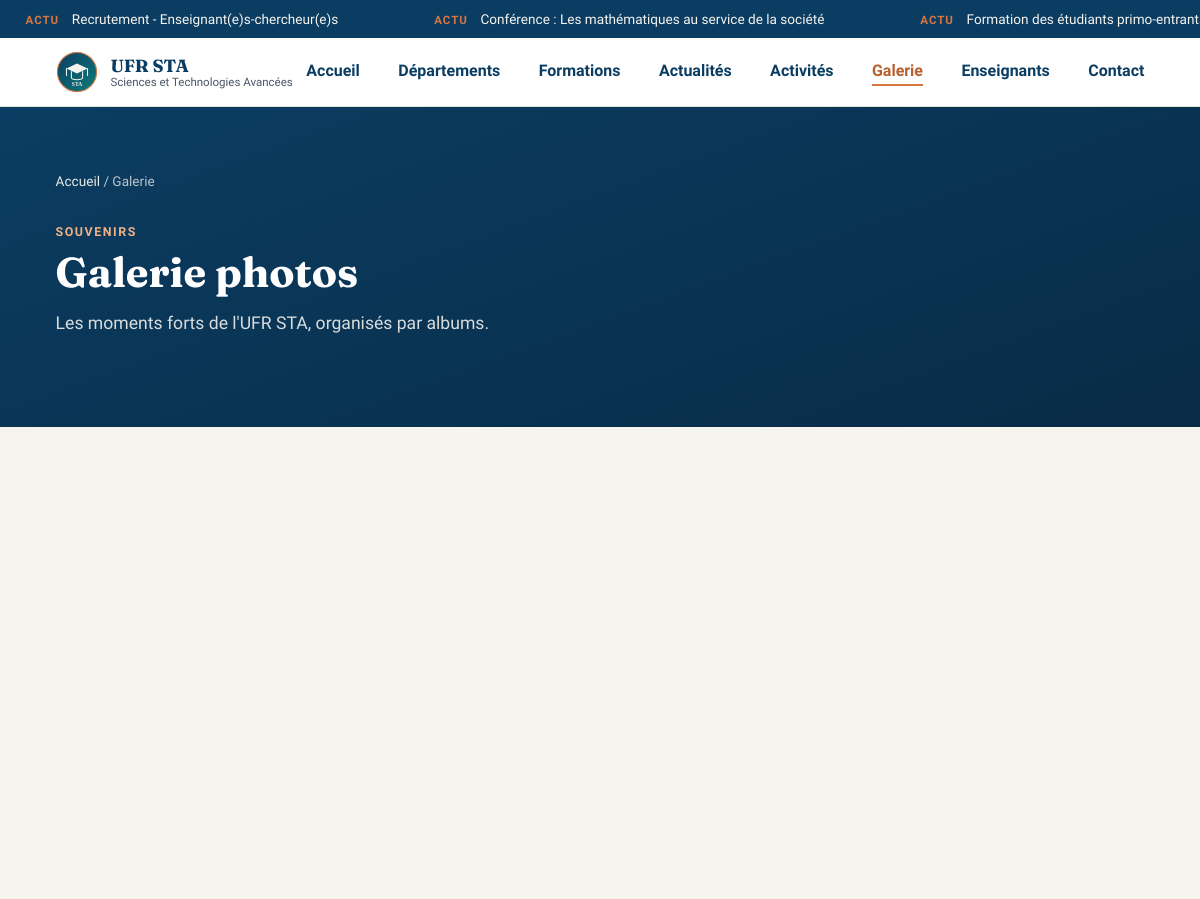
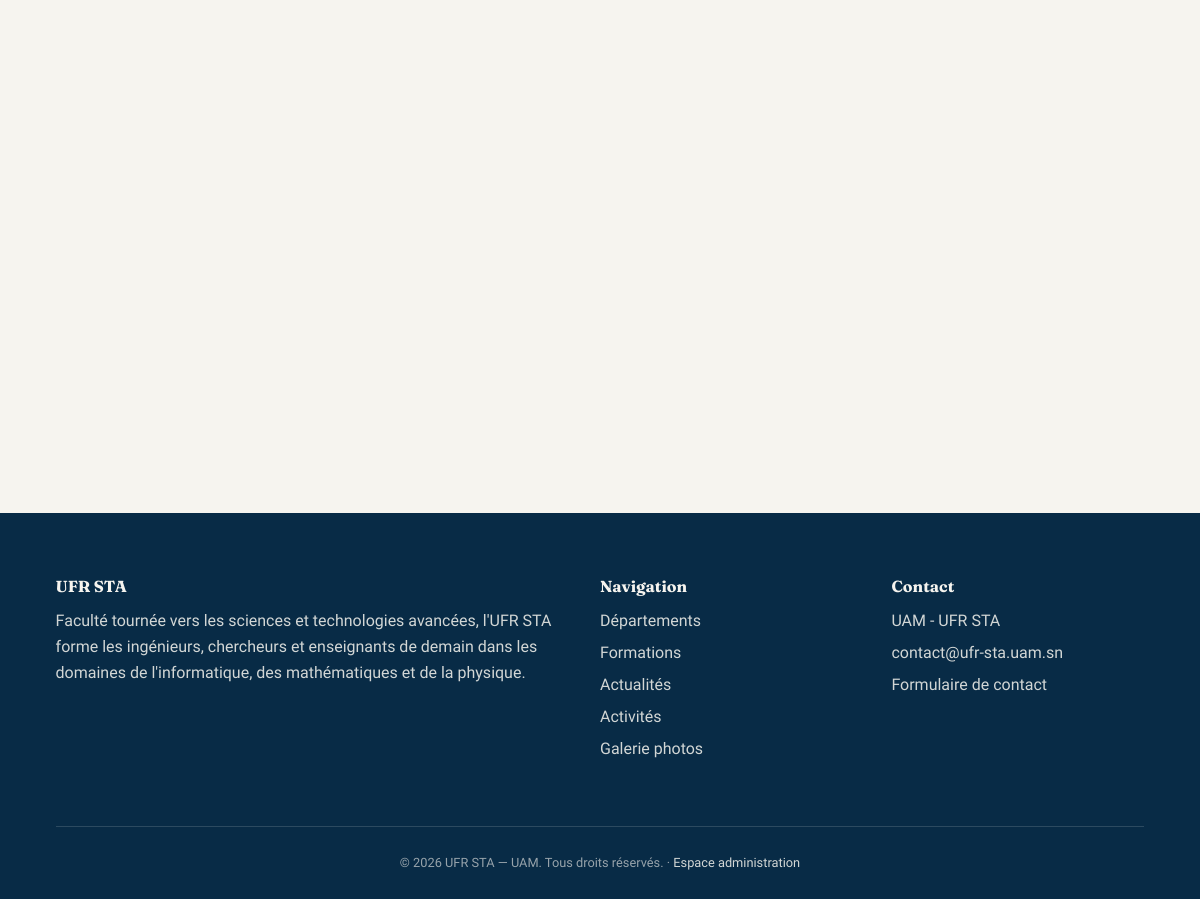
Page /galerie on the committed database (2 pictures, top to bottom).
### tables this page shows
CREATE TABLE actualites (
    id                INTEGER PRIMARY KEY AUTOINCREMENT,
    titre             TEXT NOT NULL,
    date_publication  TEXT NOT NULL,
    description       TEXT,
    photo             TEXT,
    categorie         TEXT DEFAULT 'actualite'
);

### backend/app.py (the view)
@app.route("/galerie")
def galerie():
    albums = query_db("SELECT * FROM albums ORDER BY date_album DESC")
    albums_avec_couverture = []
    for album in albums:
        couverture = query_db(
            "SELECT filename FROM album_photos WHERE album_id = ? LIMIT 1",
            (album["id"],),
            one=True,
        )
        albums_avec_couverture.append(
            {**dict(album), "couverture": couverture["filename"] if couverture else "placeholder.svg"}
        )
    return render_template("galerie.html", albums=albums_avec_couverture)

### backend/app.py (called while the page is built)
def get_db():
    if "db" not in g:
        g.db = sqlite3.connect(app.config["DATABASE"])
        g.db.row_factory = sqlite3.Row
        g.db.execute("PRAGMA foreign_keys = ON")
    return g.db

def query_db(query, args=(), one=False):
    cur = get_db().execute(query, args)
    rows = cur.fetchall()
    cur.close()
    return (rows[0] if rows else None) if one else rows

@app.context_processor
def inject_globals():
    ticker_items = query_db(
        "SELECT id, titre FROM actualites ORDER BY date_publication DESC LIMIT 6"
    )
    return {
        "current_year": datetime.now().year,
        "nom_ufr": "UFR Sciences et Technologies Avancées (STA)",
        "ticker_items": ticker_items,
    }

### templates/galerie.html (shortened to what this page needs)
{% extends "base.html" %}
{% block content %}
<section class="hero hero--page">
  <div class="container">
    <div class="breadcrumb"><a href="{{ url_for('index') }}">Accueil</a> / Galerie</div>
    <span class="eyebrow eyebrow--accent">Souvenirs</span>
    <h1>Galerie photos</h1>
    <p>Les moments forts de l'UFR STA, organisés par albums.</p>
  </div>
</section>
<section class="section">
  <div class="container">
    {% if albums %}
    <div class="grid grid--3">
    </div>
    {% else %}
    <p class="empty-state">Aucun album publié pour le moment.</p>
    {% endif %}
  </div>
</section>
{% endblock %}

### templates/base.html (shortened to what this page needs)
<!DOCTYPE html>
<html lang="fr">
<head>
  <link rel="stylesheet" href="{{ url_for('static', filename='css/style.css') }}">
</head>
<body>
  <header class="site-header">
    {% if ticker_items %}
    <div class="news-ticker" aria-label="Dernières actualités">
      <div class="news-ticker__track">
        {% for item in ticker_items + ticker_items %}
          <span><span class="news-ticker__label">Actu</span><a href="{{ url_for('actualite_detail', actu_id=item['id']) }}">{{ item['titre'] }}</a></span>
        {% endfor %}
      </div>
    </div>
    {% endif %}
    <nav class="navbar" aria-label="Navigation principale">
      <a class="brand" href="{{ url_for('index') }}">
        <img src="{{ url_for('static', filename='images/logo.svg') }}" alt="">
        <span class="brand-text">
          <strong>UFR STA</strong>
          <span>Sciences et Technologies Avancées</span>
        </span>
      </a>
      <div class="main-nav">
        <a href="{{ url_for('index') }}" {% if request.endpoint=='index' %}class="active"{% endif %}>Accueil</a>
        <a href="{{ url_for('departements') }}" {% if request.endpoint and request.endpoint.startswith('departement') %}class="active"{% endif %}>Départements</a>
        <a href="{{ url_for('formations') }}" {% if request.endpoint and request.endpoint.startswith('formation') %}class="active"{% endif %}>Formations</a>
        <a href="{{ url_for('actualites') }}" {% if request.endpoint and request.endpoint.startswith('actualite') %}class="active"{% endif %}>Actualités</a>
        <a href="{{ url_for('activites') }}" {% if request.endpoint and request.endpoint.startswith('activite') %}class="active"{% endif %}>Activités</a>
        <a href="{{ url_for('galerie') }}" {% if request.endpoint and (request.endpoint.startswith('galerie') or request.endpoint.startswith('album')) %}class="active"{% endif %}>Galerie</a>
        <a href="{{ url_for('enseignants') }}" {% if request.endpoint=='enseignants' %}class="active"{% endif %}>Enseignants</a>
        <a href="{{ url_for('contact') }}" {% if request.endpoint=='contact' %}class="active"{% endif %}>Contact</a>
      </div>
    </nav>
  </header>
  <main id="contenu-principal">
    {% block content %}{% endblock %}
  </main>
  <footer class="site-footer">
    <div class="container">
      <div class="footer-grid">
        <div>
          <h4>UFR STA</h4>
          <p>Faculté tournée vers les sciences et technologies avancées,
            l'UFR STA forme les ingénieurs, chercheurs et enseignants
            de demain dans les domaines de l'informatique, des
            mathématiques et de la physique.</p>
        </div>
        <div>
          <h4>Navigation</h4>
          <ul>
            <li><a href="{{ url_for('departements') }}">Départements</a></li>
            <li><a href="{{ url_for('formations') }}">Formations</a></li>
            <li><a href="{{ url_for('actualites') }}">Actualités</a></li>
            <li><a href="{{ url_for('activites') }}">Activités</a></li>
            <li><a href="{{ url_for('galerie') }}">Galerie photos</a></li>
          </ul>
        </div>
        <div>
          <h4>Contact</h4>
          <ul>
            <li>UAM - UFR STA</li>
            <li><a href="mailto:contact@ufr-sta.uam.sn">contact@ufr-sta.uam.sn</a></li>
            <li><a href="{{ url_for('contact') }}">Formulaire de contact</a></li>
          </ul>
        </div>
      </div>
      <div class="footer-bottom">
        &copy; {{ current_year }} UFR STA — UAM. Tous droits réservés. ·
        <a href="{{ url_for('admin_login') }}">Espace administration</a>
      </div>
    </div>
  </footer>
</body>
</html>

### rows in the picture
actualites: titre "Recrutement - Enseignant(e)s-chercheur(e)s"
actualites: titre "Conférence : Les mathématiques au service de la société"
actualites: titre "Formation des étudiants…"
